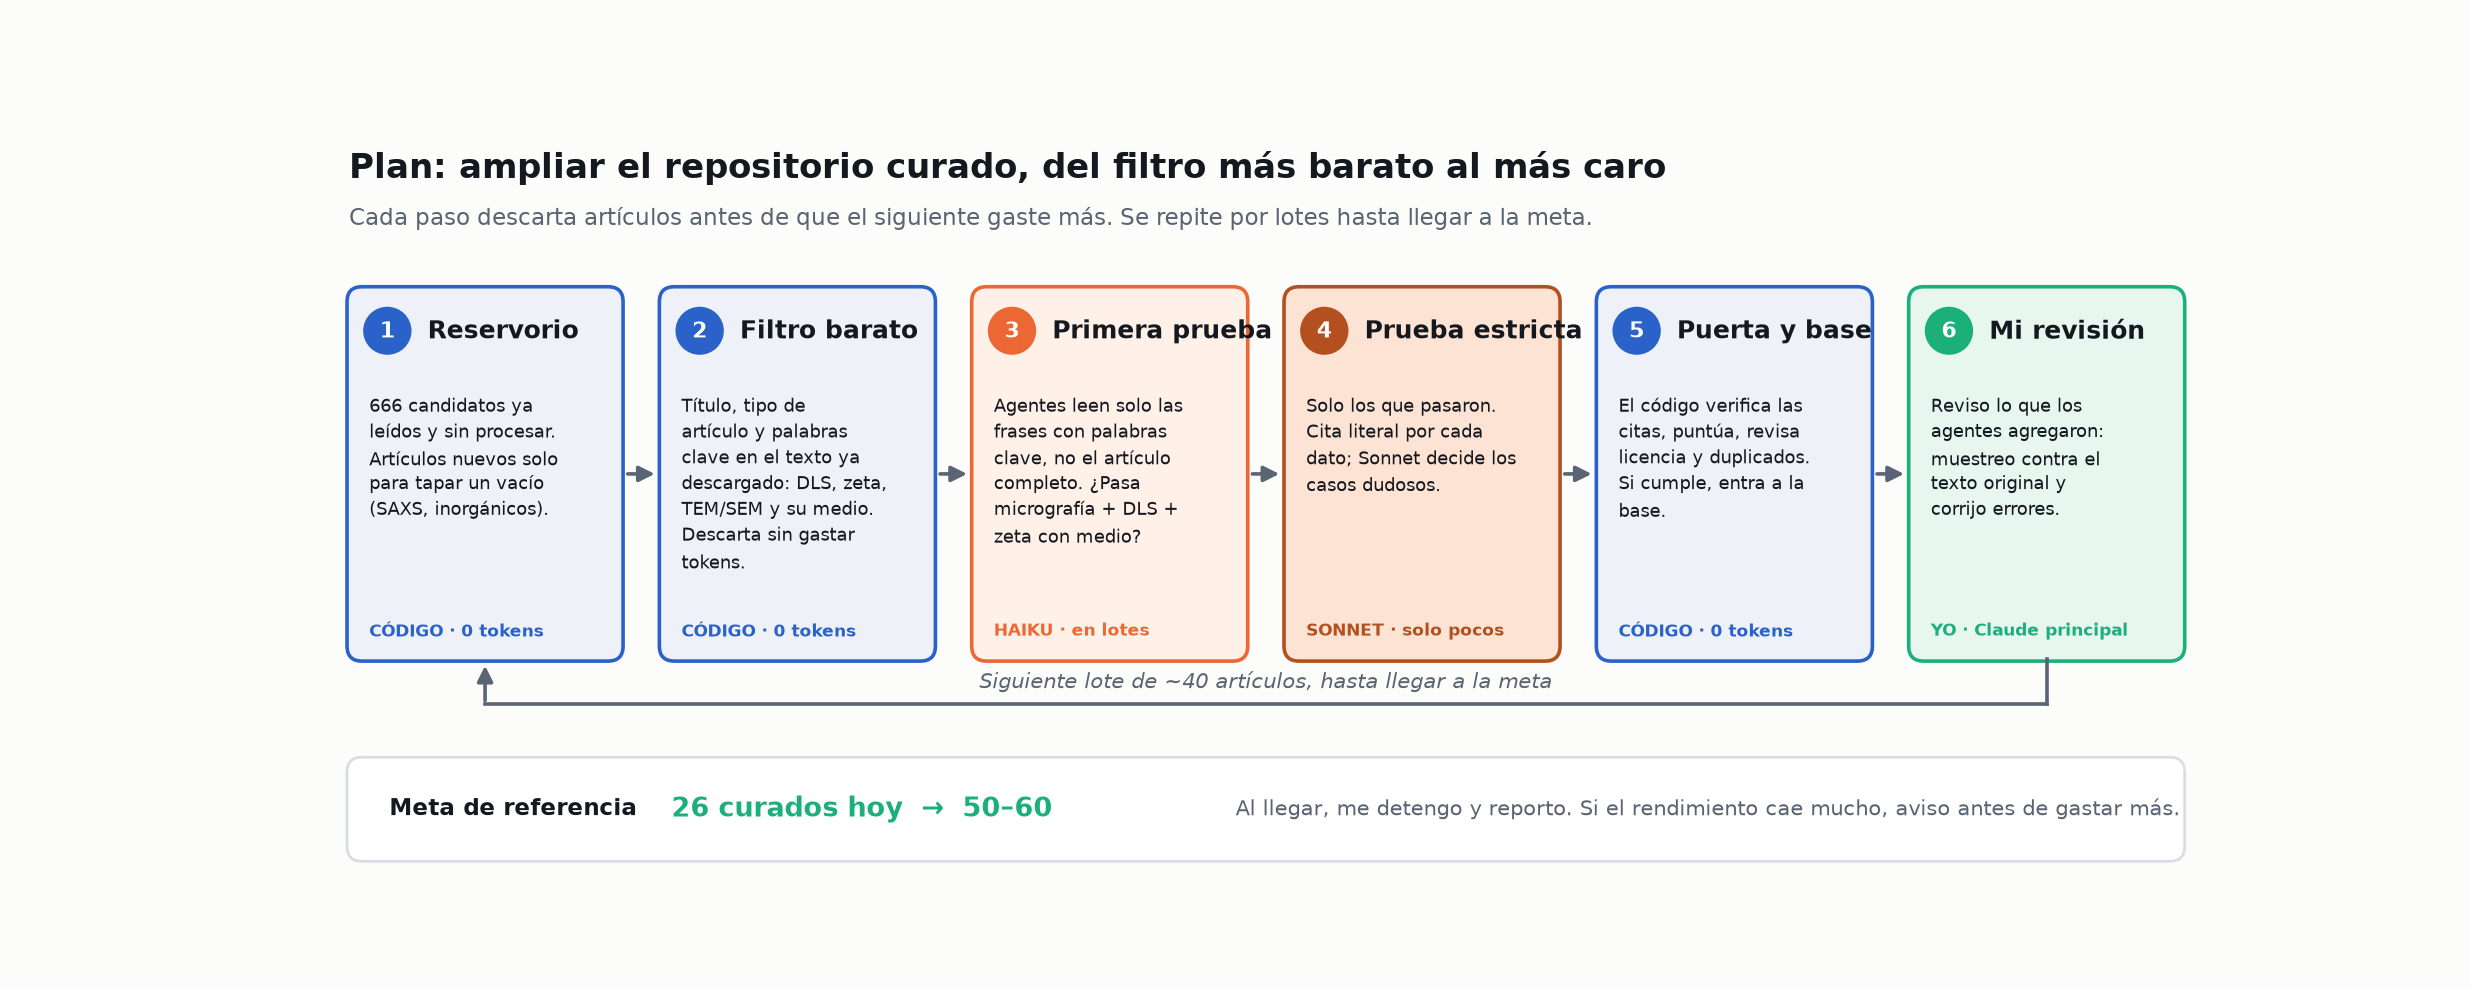

This figure's Python source:
"""Diagrama simple del plan de ampliacion del repositorio curado (26 -> 50-60)."""
from __future__ import annotations

import textwrap

import matplotlib

matplotlib.use("Agg")
import matplotlib.pyplot as plt
from matplotlib.patches import FancyArrowPatch, FancyBboxPatch

from src.common import ROOT

BG, INK, MUTED, LINE = "#fcfcfb", "#14181f", "#5b6472", "#d8dce3"
COST = {  # (relleno, borde, etiqueta)
    "code": ("#eef2f8", "#2a62c9", "CÓDIGO · 0 tokens"),
    "haiku": ("#fff1e8", "#eb6834", "HAIKU · en lotes"),
    "sonnet": ("#fde3d3", "#b4501f", "SONNET · solo pocos"),
    "me": ("#e7f6ef", "#1baf7a", "YO · Claude principal"),
}
STEPS = [
    ("1", "Reservorio", "code", "666 candidatos ya leídos y sin procesar. Artículos nuevos solo para tapar un vacío (SAXS, inorgánicos)."),
    ("2", "Filtro barato", "code", "Título, tipo de artículo y palabras clave en el texto ya descargado: DLS, zeta, TEM/SEM y su medio. Descarta sin gastar tokens."),
    ("3", "Primera prueba", "haiku", "Agentes leen solo las frases con palabras clave, no el artículo completo. ¿Pasa micrografía + DLS + zeta con medio?"),
    ("4", "Prueba estricta", "sonnet", "Solo los que pasaron. Cita literal por cada dato; Sonnet decide los casos dudosos."),
    ("5", "Puerta y base", "code", "El código verifica las citas, puntúa, revisa licencia y duplicados. Si cumple, entra a la base."),
    ("6", "Mi revisión", "me", "Reviso lo que los agentes agregaron: muestreo contra el texto original y corrijo errores."),
]


def main() -> None:
    fig, ax = plt.subplots(figsize=(19, 7.6), dpi=130)
    fig.patch.set_facecolor(BG)
    ax.set_xlim(0, 19)
    ax.set_ylim(0, 7.6)
    ax.axis("off")

    ax.text(0.4, 7.1, "Plan: ampliar el repositorio curado, del filtro más barato al más caro", fontsize=19, fontweight="bold", color=INK, va="center")
    ax.text(0.4, 6.6, "Cada paso descarta artículos antes de que el siguiente gaste más. Se repite por lotes hasta llegar a la meta.", fontsize=12.5, color=MUTED, va="center")

    w, h, gap, x0, y0 = 2.7, 3.7, 0.4, 0.4, 2.2
    for i, (n, title, kind, body) in enumerate(STEPS):
        x = x0 + i * (w + gap)
        fill, edge, label = COST[kind]
        ax.add_patch(FancyBboxPatch((x, y0), w, h, boxstyle="round,pad=0.02,rounding_size=0.15", fc=fill, ec=edge, lw=2))
        ax.add_patch(plt.Circle((x + 0.38, y0 + h - 0.42), 0.24, fc=edge, ec="none"))
        ax.text(x + 0.38, y0 + h - 0.43, n, ha="center", va="center", fontsize=12, fontweight="bold", color="white")
        ax.text(x + 0.78, y0 + h - 0.43, title, ha="left", va="center", fontsize=14, fontweight="bold", color=INK)
        ax.text(x + 0.2, y0 + h - 1.05, "\n".join(textwrap.wrap(body, 23)), ha="left", va="top", fontsize=10.2, color=INK, linespacing=1.4)
        ax.text(x + 0.2, y0 + 0.28, label, ha="left", va="center", fontsize=9.6, fontweight="bold", color=edge)
        if i < len(STEPS) - 1:
            ax.add_patch(FancyArrowPatch((x + w + 0.03, y0 + h / 2), (x + w + gap - 0.03, y0 + h / 2), arrowstyle="-|>", mutation_scale=18, color=MUTED, lw=2))

    # bucle de repeticion
    xl, xr = x0 + w / 2, x0 + 5 * (w + gap) + w / 2
    yb = 1.75
    ax.plot([xr, xr], [y0, yb], color=MUTED, lw=2)
    ax.plot([xr, xl], [yb, yb], color=MUTED, lw=2)
    ax.add_patch(FancyArrowPatch((xl, yb), (xl, y0 - 0.03), arrowstyle="-|>", mutation_scale=18, color=MUTED, lw=2))
    ax.text((xl + xr) / 2, yb + 0.22, "Siguiente lote de ~40 artículos, hasta llegar a la meta", ha="center", va="center", fontsize=11.5, color=MUTED, style="italic",
            bbox=dict(fc=BG, ec="none", pad=3))

    # meta
    ax.add_patch(FancyBboxPatch((0.4, 0.2), 18.2, 1.0, boxstyle="round,pad=0.02,rounding_size=0.15", fc="#ffffff", ec=LINE, lw=1.5))
    ax.text(0.8, 0.7, "Meta de referencia", fontsize=12.5, fontweight="bold", color=INK, va="center")
    ax.text(3.6, 0.7, "26 curados hoy  →  50–60", fontsize=15, fontweight="bold", color="#1baf7a", va="center")
    ax.text(9.2, 0.7, "Al llegar, me detengo y reporto. Si el rendimiento cae mucho, aviso antes de gastar más.", fontsize=11.5, color=MUTED, va="center")

    out = ROOT / "curation" / "plan_diagrama.png"
    fig.savefig(out, facecolor=BG)
    print(out)


if __name__ == "__main__":
    main()
